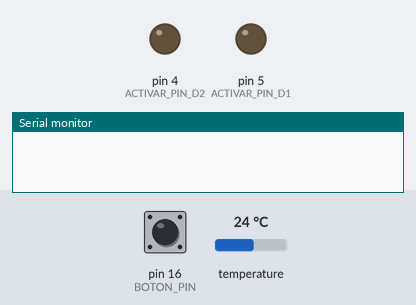
This sketch was run on a simulated Arduino Uno, built with avr-gcc and run on an emulated ATmega328P. On the bench: output pins drawn as LEDs (lit = HIGH), the last lines printed to the serial monitor. The inputs (shaded band) are chosen by the test bench; at power-on: pin 16 (BOTON_PIN) HIGH, temperature 24 °C.

Above: at 3.3 s.
3.4 s: pin 16 (BOTON_PIN) pulled LOW for 1.5 s
At 29.6 s:
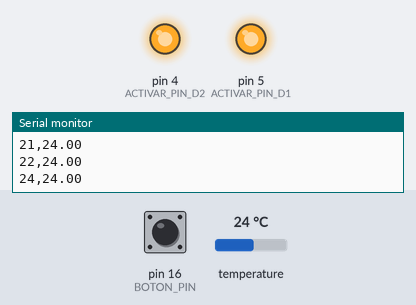
Timing chart, 0 to 30.0 s (numbered marks = the images above; inputs shaded):
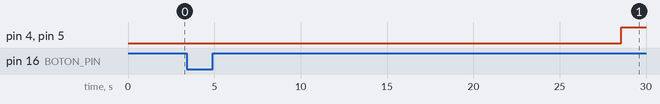

The sketch:

control_peltierPID.ino
```cpp
#include <OneWire.h>
#include <DallasTemperature.h>

#define ONE_WIRE_BUS 2
#define BOTON_PIN 16
#define ACTIVAR_PIN_D1 5
#define ACTIVAR_PIN_D2 4

OneWire oneWire(ONE_WIRE_BUS);
DallasTemperature sensors(&oneWire);

int estado_planta = 0;
unsigned long tiempo_inicial = 0;
int estado_anterior_boton = HIGH;
bool conteo_iniciado = false;

#define KP -397.16 // Constante proporcional (ajústala según sea necesario)
#define TEMPERATURA_OBJETIVO -1 // Temperatura deseada en grados Celsius


void setup() {
  Serial.begin(9600);
  sensors.begin();
  pinMode(ACTIVAR_PIN_D1, OUTPUT);
  pinMode(ACTIVAR_PIN_D2, OUTPUT);
  pinMode(BOTON_PIN, INPUT_PULLUP);

}

void loop() {

  int estado_boton = digitalRead(BOTON_PIN);
  sensors.requestTemperatures();

  if (estado_boton == LOW && estado_anterior_boton == HIGH) {
    tiempo_inicial = millis();
    conteo_iniciado = true;
    estado_planta = 0;
  }
  estado_anterior_boton = estado_boton;

  if (conteo_iniciado) {
    unsigned long tiempo_transcurrido = (millis() - tiempo_inicial) / 1000;
    if (tiempo_transcurrido >= 23) {
      estado_planta = 1;
    }
    float temperatura_actual = sensors.getTempCByIndex(0);
    float error = TEMPERATURA_OBJETIVO - temperatura_actual;
    float potencia = KP * error; // Control proporcional

    // Limitar la potencia para evitar valores extremos
    if (potencia > 255) {
      potencia = 255;
    } else if (potencia < 0) {
      potencia = 0;
    }

    Serial.print(tiempo_transcurrido);
    Serial.print(",");//
    Serial.print(temperatura_actual);
    Serial.println();


    if (estado_planta == 1) {
      analogWrite(ACTIVAR_PIN_D1, potencia); // Aplicar la potencia a la celda Peltier
      digitalWrite(ACTIVAR_PIN_D2, HIGH);
    } else {
      analogWrite(ACTIVAR_PIN_D1,0); // Aplicar la potencia a la celda Peltier
      digitalWrite(ACTIVAR_PIN_D2, LOW);
    }
  }

  delay(500);
}
```

Measured:
- after the input at 3.4 s, pin 4 (ACTIVAR_PIN_D2), pin 5 (ACTIVAR_PIN_D1): LOW → HIGH after 25.2 s
